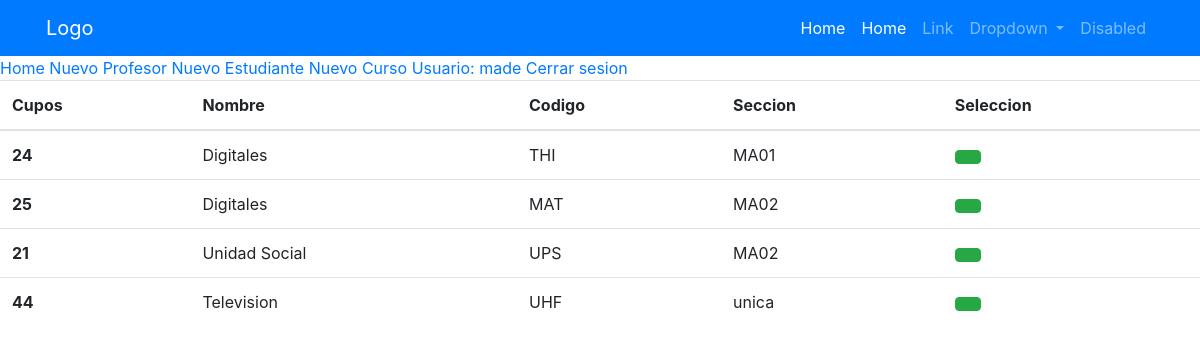
The page /inscription/ (signed in) on the database its author committed.
### core/models.py (models this page shows, shortened)
class Person(AbstractUser):
    adress = models.CharField(max_length=100)
    cellphone = models.IntegerField()
    phone = models.IntegerField()
    dni = models.CharField(max_length=100)
    student = 'student'
    teacher = 'teacher'
    type_user_options = (
        (student, 'student'),
        (teacher, 'teacher'),
    )
    type_user = models.CharField(max_length=30, choices=type_user_options)

class Course(models.Model):
    code = models.CharField(primary_key=True, max_length=100)
    name = models.CharField(max_length=500)
    seccion = models.CharField(max_length=30)
    period = models.CharField(max_length=100)
    teacher_exp = models.ForeignKey(Person, on_delete=models.PROTECT)
    teacher_name = models.CharField(max_length=30)
    teacher_last_name = models.CharField(max_length=30)
    seats = models.IntegerField()

### core/views.py (the view)
# urls.py: path('inscription/', views.Inscription.as_view(), name='inscription'),
class Inscription(ListView):
    model = Course
    template_name = 'student/Inscription.html'

### core/Backend.py (called while the page is built)
    def get_user(self, user_id):
        try:
            return Person.objects.get(id=user_id)
        except:
            return None

### templates/student/Inscription.html (shortened to what this page needs)
{% extends "Base.html" %}
{% load static %}
{% block content %}
    <table class="table" id="course-table">
        <thead>
        <tr>
            <th scope="col">Cupos</th>
            <th scope="col">Nombre</th>
            <th scope="col">Codigo</th>
            <th scope="col">Seccion</th>
            <th scope="col">Seleccion</th>
        </tr>
        </thead>
        <tbody>
        {% include 'student/includes/courses_list.html' %}
        </tbody>
    </table>
{% endblock %}

### templates/Menu.html (shortened to what this page needs)
{% if user.is_authenticated %}
<a href="{% url 'core:home' %}">Home</a>
{% endif %}
{% if user.type_user == 'teacher' %}
    <a href="{% url 'core:new_teacher' %}">Nuevo Profesor</a>
    <a href="{% url 'core:new_student' %}">Nuevo Estudiante</a>
    <a href="{% url 'core:new_course' %}">Nuevo Curso</a>
{% endif %}
{% if user.is_authenticated %}
    <a href="#">Usuario: {{ user.first_name }}</a>
    <a href="{% url 'core:logout' %}">Cerrar sesion</a>
{% endif %}

### templates/student/includes/courses_list.html (shortened to what this page needs)
{% for materia in object_list %}
    <tr>
        <th id="{{ materia.code }}" scope="row">{{ materia.seats }}</th>
        <td>{{ materia.name }}</td>
        <td>{{ materia.code }}</td>
        <td>{{ materia.seccion }}</td>
        <td><button type="button" data_url="{% url 'core:inscribir' materia.code %}" data_course="{{ materia.code }}" class="btn btn-success js-inscription"></button></td>
    </tr>
{% endfor %}

### rows shown on the page
Person: first_name "made"
Course: seats "24", name "Digitales", code "THI", seccion "MA01"
Course: seats "25", name "Digitales", code "MAT", seccion "MA02"
Course: seats "21", name "Unidad Social", code "UPS", seccion "MA02"
Course: seats "44", name "Television", code "UHF", seccion "unica"
